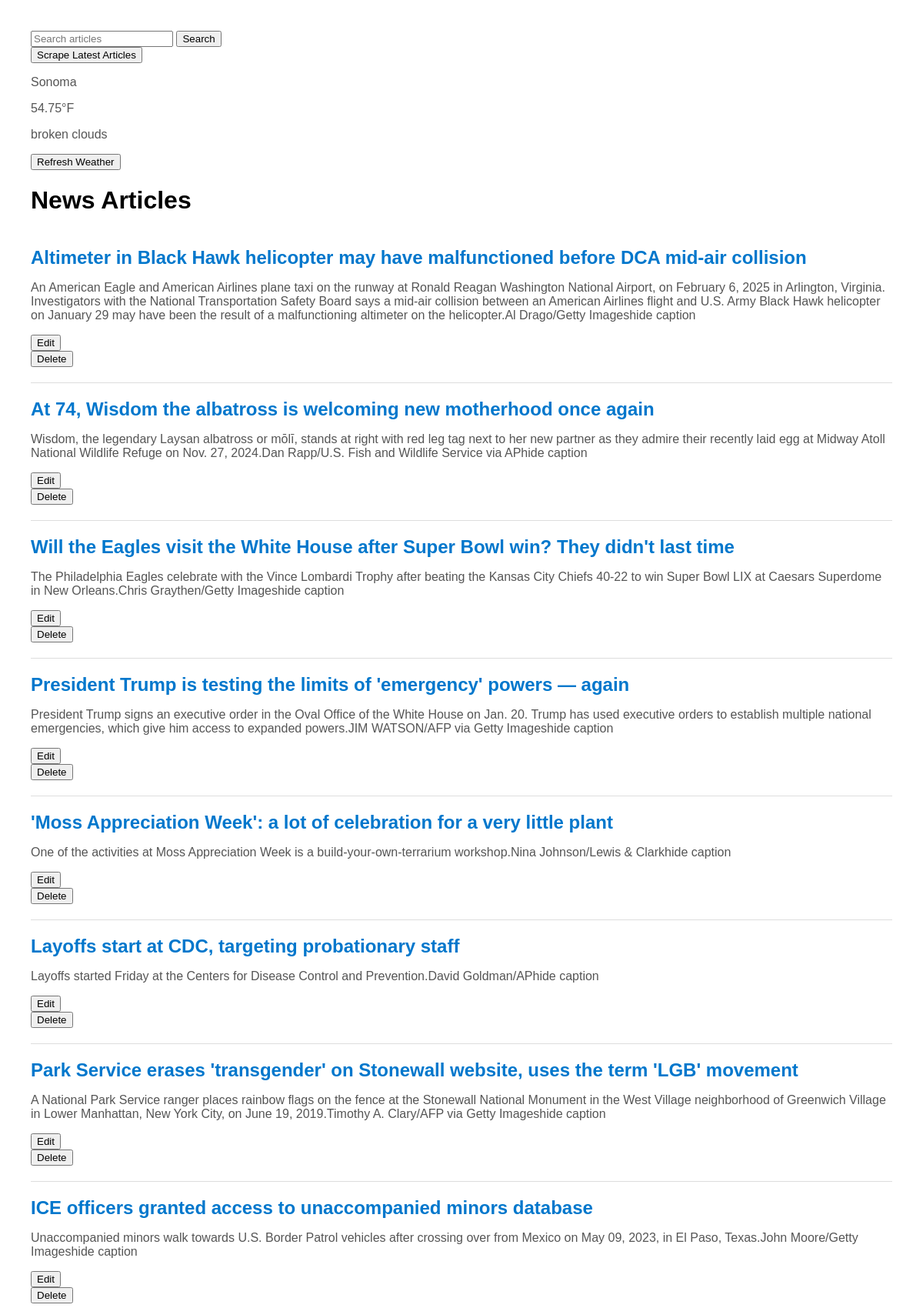
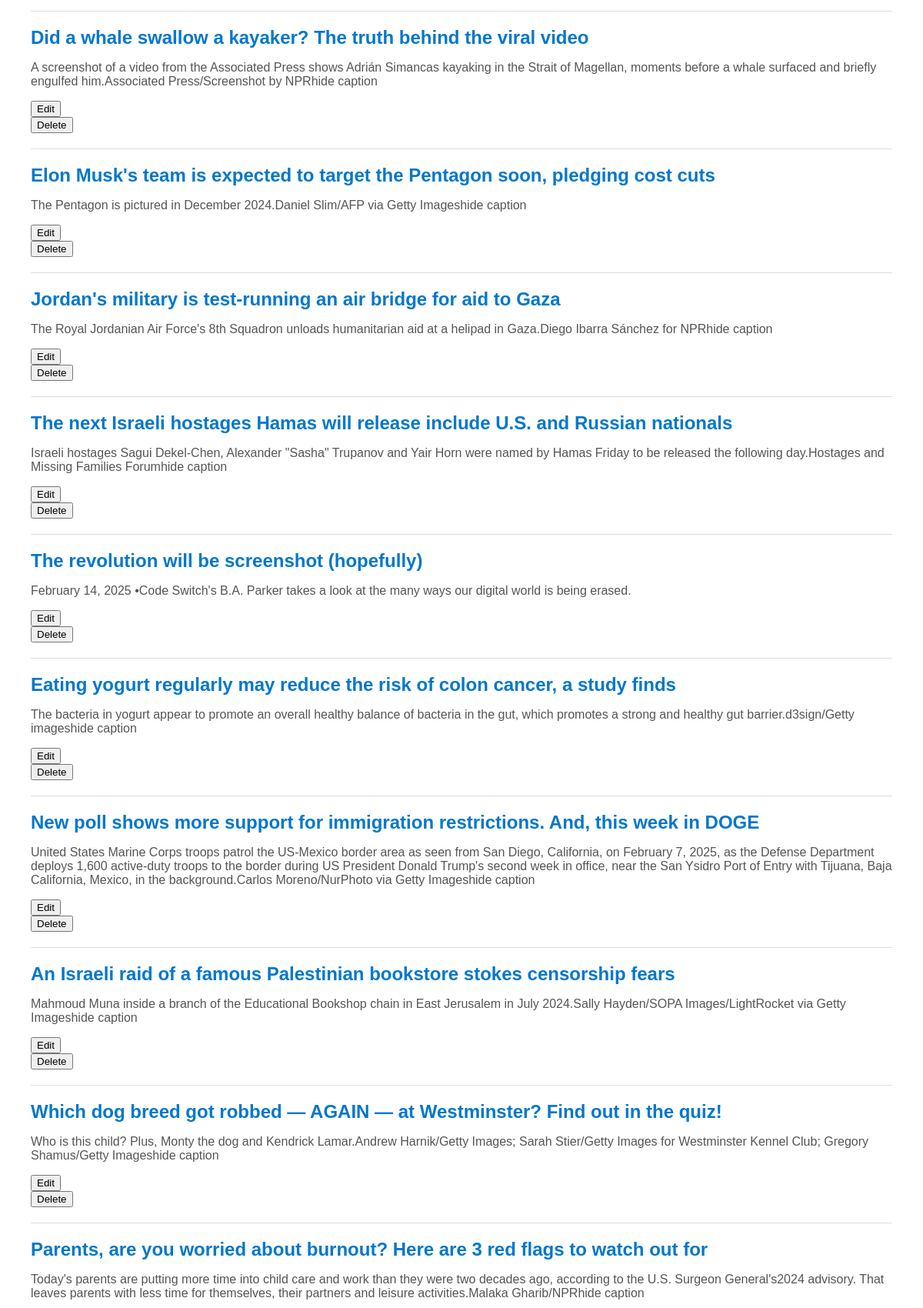
The page / (upper part) on the database its author committed (2 pictures, top to bottom).
### models.py (models this page shows)
class Weather(Base): # New class that inherits from Base to map to database table
    __tablename__ = 'weather' # Specifies name of database table
    id = Column(Integer, primary_key=True) # Defines column named id which is an integer and primary key
    temp = Column(Float, nullable=False) # Defines column named temp
    city = Column(String, nullable=False, default=DEFAULT_CITY) # Defines column named city and the default is DEFAULT_CITY
    description = Column(String, nullable=False) # Defines column named description
    last_updated = Column(DateTime, default=lambda: datetime.now(timezone.utc)) # Defines column named last_updated using a callable lambda function to dynamically assign a default value determined at runtime

class NewsArticle(Base): # New class that inherits from Base to map to database table
    __tablename__ = 'news_articles' # Specifies name of database table
    id = Column(Integer, primary_key=True)  # Defines column named id which is an integer and primary key
    headline = Column(String, nullable=False) # Defines column to store strings for article headlines
    summary = Column(String, nullable=True) # Defines column to store strings for summary of the articles
    link = Column(String, nullable=False) # Defines column to store strings for urls of the articles
    updated_at = Column(DateTime, default=lambda: datetime.now(timezone.utc), onupdate=lambda: datetime.now(timezone.utc))  # Track updates

### app.py (the view)
@app.route('/')
def index():
    try:
        session.expire_all() # Ensures the session fetches fresh data
        news_articles = session.query(NewsArticle).all()
        weather_data = session.query(Weather).first()
        return render_template('index.html', articles=news_articles, weather=weather_data)
    except Exception as e:
        logging.error(f"Error loading homepage: {e}")
        flash("An error occurred while loading the page. Please try again", "error")
        return render_template('index.html', articles=[], weather=[])

### app.py (called while the page is built)
@app.before_request
def refresh_session():
    session.close()  # Rollback any pending transactions
    session.expire_all()  # Ensure fresh data is loaded

### templates/index.html (shortened to what this page needs)
<!DOCTYPE html>
<html lang="en">
<head>
</head>
<body>
    <form action="/search" method="GET">
        <input type="text" name="query" placeholder="Search articles">
        <button type="submit">Search</button>
    </form>
    <form action="/scrape" method="POST">
        <button type="submit">Scrape Latest Articles</button>
    </form>
    <div class="weather-widget">
        {% if weather %}
        <p>{{weather.city}}</p>
        <p>{{weather.temp}}°F</p>
        <p>{{weather.description}}</p>
        {% else %}
        <p>Weather data unavailable</p>
        {% endif %}
        <form action="/update_weather" method="POST">
            <button type="submit">Refresh Weather</button>
        </form>
    </div>
    <h1><a href="/" style="text-decoration: none; color: inherit;">News Articles</a></h1>
    {% for article in articles %}
    <div class="news-article">
        <h2><a href="{{ article.link }}" target="_blank">{{ article.headline }}</a></h2>
        <p>{{ article.summary }}</p>
        <form action="/edit/{{ article.id }}" method="GET">
            <button type="submit">Edit</button>
        </form>
        <form action="/delete/{{ article.id }}" method="POST" onsubmit="return confirm('Are you sure?');">
            <button type="submit">Delete</button>
        </form>
    </div>
    {% endfor %}
</body>
</html>

### templates/index.html (style rules this page uses)
body { font-family: Arial, sans-serif; margin: 40px; }
.news-article { border-bottom: 1px solid #ddd; padding: 20px 0; }
h2 { margin: 0; font-size: 24px; }
p { color: #555; }
a { text-decoration: none; color: #0077cc; }

### rows shown on the page
Weather: city "Sonoma", temp "54.75", description "broken clouds"
NewsArticle: headline "Altimeter in Black Hawk helicopter may have malfunctioned before DCA mid-air collision", summary "An American Eagle and American Airlines plane taxi on the runway at Ronald Reagan Washington National Airport, on February 6, 2025 in Arlington, Virginia. Investigators with the National Transportation Safety Board says a mid-air collision between an American Airlines flight and U.S. Army Black Hawk helicopter on January 29 may have been the result of a malfunctioning altimeter on the helicopter.Al Drago/Getty Imageshide caption"
NewsArticle: headline "At 74, Wisdom the albatross is welcoming new motherhood once again", summary "Wisdom, the legendary Laysan albatross or mōlī, stands at right with red leg tag next to her new partner as they admire their recently laid egg at Midway Atoll National Wildlife Refuge on Nov. 27, 2024.Dan Rapp/U.S. Fish and Wildlife Service via APhide caption"
NewsArticle: headline "Will the Eagles visit the White House after Super Bowl win? They didn't last time", summary "The Philadelphia Eagles celebrate with the Vince Lombardi Trophy after beating the Kansas City Chiefs 40-22 to win Super Bowl LIX at Caesars Superdome in New Orleans.Chris Graythen/Getty Imageshide caption"
NewsArticle: headline "President Trump is testing the limits of 'emergency' powers — again", summary "President Trump signs an executive order in the Oval Office of the White House on Jan. 20. Trump has used executive orders to establish multiple national emergencies, which give him access to expanded powers.JIM WATSON/AFP via Getty Imageshide caption"
NewsArticle: headline "'Moss Appreciation Week': a lot of celebration for a very little plant", summary "One of the activities at Moss Appreciation Week is a build-your-own-terrarium workshop.Nina Johnson/Lewis & Clarkhide caption"
NewsArticle: headline "Layoffs start at CDC, targeting probationary staff", summary "Layoffs started Friday at the Centers for Disease Control and Prevention.David Goldman/APhide caption"
NewsArticle: headline "Park Service erases 'transgender' on Stonewall website, uses the term 'LGB' movement", summary "A National Park Service ranger places rainbow flags on the fence at the Stonewall National Monument in the West Village neighborhood of Greenwich Village in Lower Manhattan, New York City, on June 19, 2019.Timothy A. Clary/AFP via Getty Imageshide caption"
NewsArticle: headline "ICE officers granted access to unaccompanied minors database", summary "Unaccompanied minors walk towards U.S. Border Patrol vehicles after crossing over from Mexico on May 09, 2023, in El Paso, Texas.John Moore/Getty Imageshide caption"
NewsArticle: headline "Did a whale swallow a kayaker? The truth behind the viral video", summary "A screenshot of a video from the Associated Press shows Adrián Simancas kayaking in the Strait of Magellan, moments before a whale surfaced and briefly engulfed him.Associated Press/Screenshot by NPRhide caption"
NewsArticle: headline "Elon Musk's team is expected to target the Pentagon soon, pledging cost cuts", summary "The Pentagon is pictured in December 2024.Daniel Slim/AFP via Getty Imageshide caption"
NewsArticle: headline "Jordan's military is test-running an air bridge for aid to Gaza", summary "The Royal Jordanian Air Force's 8th Squadron unloads humanitarian aid at a helipad in Gaza.Diego Ibarra Sánchez for NPRhide caption"
NewsArticle: headline "The next Israeli hostages Hamas will release include U.S. and Russian nationals", summary "Israeli hostages Sagui Dekel-Chen, Alexander \"Sasha\" Trupanov and Yair Horn were named by Hamas Friday to be released the following day.Hostages and Missing Families Forumhide caption"
NewsArticle: headline "The revolution will be screenshot (hopefully)", summary "February 14, 2025 •Code Switch's B.A. Parker takes a look at the many ways our digital world is being erased."
NewsArticle: headline "Eating yogurt regularly may reduce the risk of colon cancer, a study finds", summary "The bacteria in yogurt appear to promote an overall healthy balance of bacteria in the gut, which promotes a strong and healthy gut barrier.d3sign/Getty imageshide caption"
NewsArticle: headline "New poll shows more support for immigration restrictions. And, this week in DOGE", summary "United States Marine Corps troops patrol the US-Mexico border area as seen from San Diego, California, on February 7, 2025, as the Defense Department deploys 1,600 active-duty troops to the border during US President Donald Trump's second week in office, near the San Ysidro Port of Entry with Tijuana, Baja California, Mexico, in the background.Carlos Moreno/NurPhoto via Getty Imageshide caption"
NewsArticle: headline "An Israeli raid of a famous Palestinian bookstore stokes censorship fears", summary "Mahmoud Muna inside a branch of the Educational Bookshop chain in East Jerusalem in July 2024.Sally Hayden/SOPA Images/LightRocket via Getty Imageshide caption"
NewsArticle: headline "Which dog breed got robbed — AGAIN — at Westminster? Find out in the quiz!", summary "Who is this child? Plus, Monty the dog and Kendrick Lamar.Andrew Harnik/Getty Images; Sarah Stier/Getty Images for Westminster Kennel Club; Gregory Shamus/Getty Imageshide caption"
NewsArticle: headline "Parents, are you worried about burnout? Here are 3 red flags to watch out for", summary "Today's parents are putting more time into child care and work than they were two decades ago, according to the U.S. Surgeon General's2024 advisory. That leaves parents with less time for themselves, their partners and leisure activities.Malaka Gharib/NPRhide caption"
